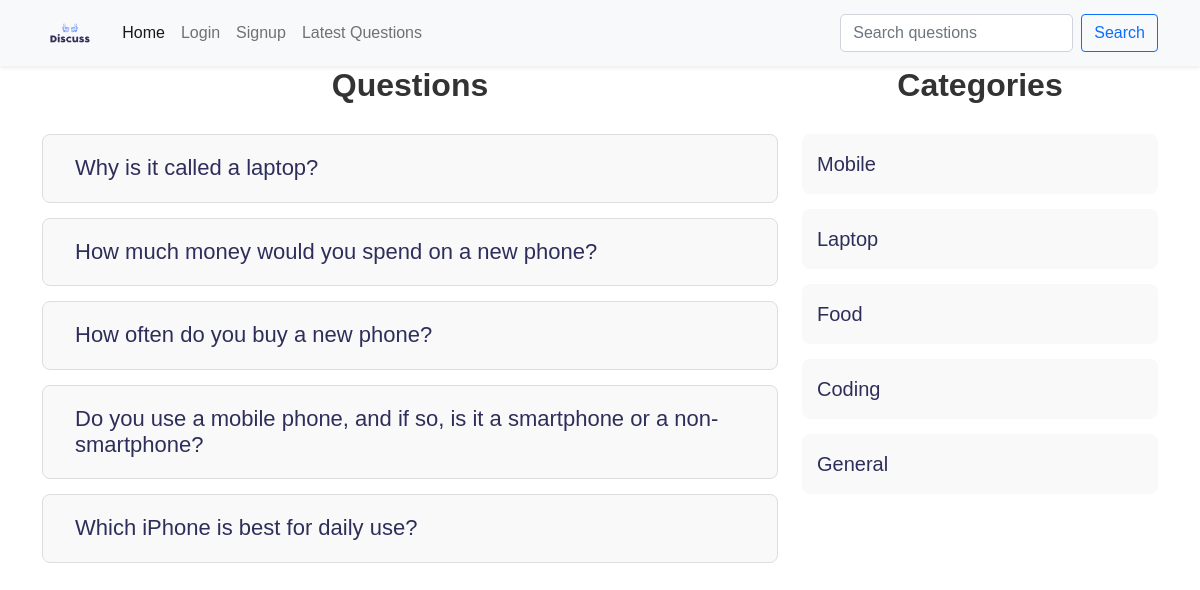
Page /?latest=true on the committed database.
### tables this page shows
CREATE TABLE `questions` (
  `id` int(10) NOT NULL,
  `title` varchar(300) NOT NULL,
  `description` varchar(300) NOT NULL,
  `category_id` int(10) NOT NULL,
  `user_id` int(10) NOT NULL
);

CREATE TABLE `category` (
  `id` int(30) NOT NULL,
  `name` varchar(100) NOT NULL
);

### client/questions.php (the view, shortened to what this page needs)
<div class="container">
    <div class="row">
        <div class="col-8">
            <h1 class="heading">Questions</h1>
            <?php
            include("./common/db.php");
            $query = "";
            if (isset($_GET["c-id"])) {
                $category_id = intval($_GET["c-id"]);
                $query = "SELECT * FROM questions WHERE category_id = $category_id";
            } else if (isset($_GET["u-id"])) {
                $uid = intval($_GET["u-id"]);
                $query = "SELECT * FROM questions WHERE user_id = $uid";
            } else if (isset($_GET["latest"])) {
                $query = "SELECT * FROM questions ORDER BY id DESC";
            } else if (isset($_GET["search"])) {
                $search = $conn->real_escape_string($_GET["search"]);
                $query = "SELECT * FROM questions WHERE `title` LIKE '%$search%'";
            } else {
                $query = "SELECT * FROM questions";
            }
            $result = $conn->query($query);
            if ($result && $result->num_rows > 0) {
                foreach ($result as $row) {
                    $title = htmlspecialchars($row['title']);
                    $id = intval($row['id']);
                    echo "<div class='row question-list'>
                          <h4 class='my-question'>
                              <a href='?q-id=$id'>$title</a>";
                    echo "</h4></div>";
                }
            } else {
                echo "<p>No questions found.</p>";
            }
            ?>
        </div>
        <div class="col-4">
            <?php include('categorylist.php'); ?>
        </div>
    </div>
</div>

### client/categorylist.php
<div>
    <h1 class="heading">Categories</h1>
    <?php
    include('./common/db.php');
    $query = "SELECT * FROM category";
    $result = $conn->query($query);
    if ($result && $result->num_rows > 0) {
        echo "<ul class='category-list'>";
        foreach ($result as $row) {
            $name = ucfirst($row['name']);
            $id = $row['id'];
            echo "<li class='category-item'>
                    <a href='?c-id=$id'>$name</a>
                  </li>";
        }
        echo "</ul>";
    } else {
        echo "<p>No categories found.</p>";
    }
    ?>
</div>

### public/style.css (style rules this page uses)
:root { --primary-color: #2E2E5B; --secondary-color: #1c7194; --bg-color: #f9f9f9; --text-color: #333; --border-color: #ddd; }
body { font-family: Arial, sans-serif; }
a { color: var(--primary-color); text-decoration: none; }
.heading { text-align: center; font-size: 2rem; font-weight: bold; color: var(--text-color); margin-bottom: 30px; }
.question-list { border: 1px solid var(--border-color); padding: 20px; margin: 15px 0; border-radius: 8px; background-color: var(--bg-color); }
.question-list h4 { margin: 0; font-size: 22px; color: var(--secondary-color); }
.my-question { display: flex; justify-content: space-between; align-items: center; font-size: 18px; color: var(--text-color); margin-bottom: 15px; }
.category-list { list-style-type: none; padding: 0; }
.category-item { margin: 15px 0; padding: 15px; background-color: var(--bg-color); border-radius: 8px; }
.category-item a { color: var(--primary-color); font-size: 20px; }

### rows in the picture
questions: title "Why is it called a laptop?"
questions: title "How much money would you spend on a new phone?"
questions: title "How often do you buy a new phone?"
questions: title "Do you use a mobile phone, and if so, is it a smartphone or a non-smartphone?"
questions: title "Which iPhone is best for daily use?"
category: name "Mobile"
category: name "Laptop"
category: name "Food"
category: name "Coding"
category: name "General"
